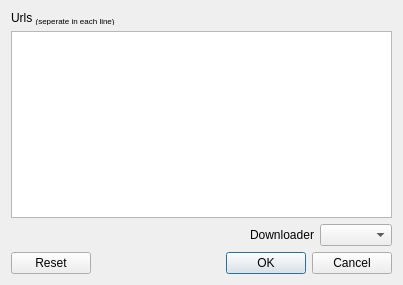
<?xml version="1.0" encoding="UTF-8"?>
<ui version="4.0">
 <class>ImportUrls</class>
 <widget class="QDialog" name="ImportUrls">
  <property name="geometry">
   <rect>
    <x>0</x>
    <y>0</y>
    <width>403</width>
    <height>285</height>
   </rect>
  </property>
  <property name="windowTitle">
   <string>Dialog</string>
  </property>
  <layout class="QGridLayout" name="ImportUrlsGridLayout">
   <item row="0" column="0" colspan="2">
    <widget class="QLabel" name="urlsLabel">
     <property name="text">
      <string>Urls &lt;span style=&quot; vertical-align:sub;&quot;&gt;(seperate in each line)&lt;/span&gt;</string>
     </property>
    </widget>
   </item>
   <item row="1" column="0" colspan="3">
    <widget class="QPlainTextEdit" name="urlsTextEdit"/>
   </item>
   <item row="2" column="0">
    <spacer name="dlerHSpacer">
     <property name="orientation">
      <enum>Qt::Horizontal</enum>
     </property>
     <property name="sizeHint" stdset="0">
      <size>
       <width>232</width>
       <height>20</height>
      </size>
     </property>
    </spacer>
   </item>
   <item row="2" column="1">
    <widget class="QLabel" name="dlerLabel">
     <property name="text">
      <string>Downloader</string>
     </property>
    </widget>
   </item>
   <item row="2" column="2">
    <widget class="QComboBox" name="dlerComboBox"/>
   </item>
   <item row="3" column="0" colspan="3">
    <widget class="QDialogButtonBox" name="buttonBox">
     <property name="orientation">
      <enum>Qt::Horizontal</enum>
     </property>
     <property name="standardButtons">
      <set>QDialogButtonBox::Cancel|QDialogButtonBox::Ok|QDialogButtonBox::Reset</set>
     </property>
    </widget>
   </item>
  </layout>
 </widget>
 <resources/>
 <connections>
  <connection>
   <sender>buttonBox</sender>
   <signal>accepted()</signal>
   <receiver>ImportUrls</receiver>
   <slot>accept()</slot>
   <hints>
    <hint type="sourcelabel">
     <x>248</x>
     <y>254</y>
    </hint>
    <hint type="destinationlabel">
     <x>157</x>
     <y>274</y>
    </hint>
   </hints>
  </connection>
  <connection>
   <sender>buttonBox</sender>
   <signal>rejected()</signal>
   <receiver>ImportUrls</receiver>
   <slot>reject()</slot>
   <hints>
    <hint type="sourcelabel">
     <x>316</x>
     <y>260</y>
    </hint>
    <hint type="destinationlabel">
     <x>286</x>
     <y>274</y>
    </hint>
   </hints>
  </connection>
 </connections>
</ui>
